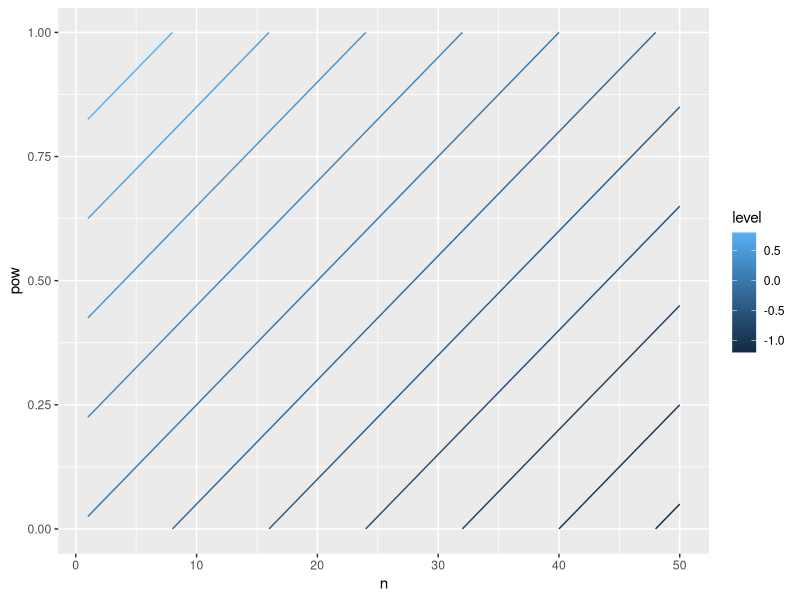
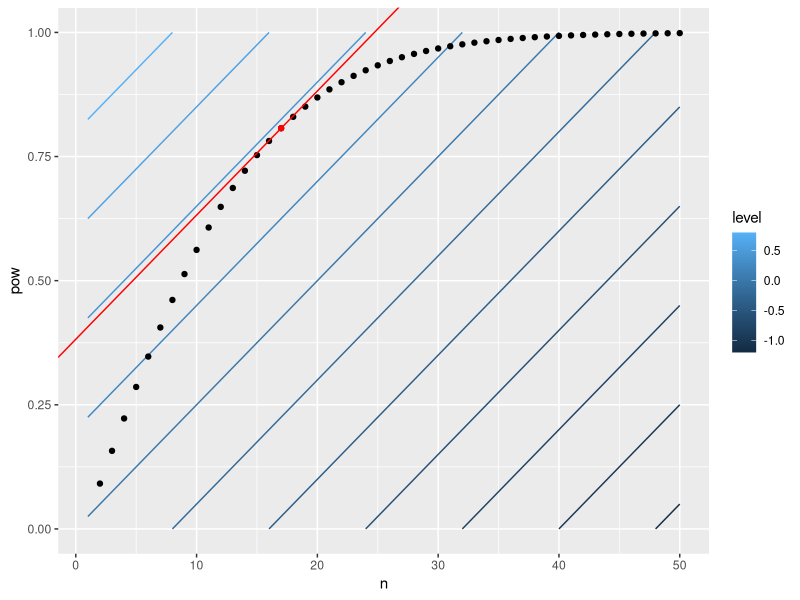
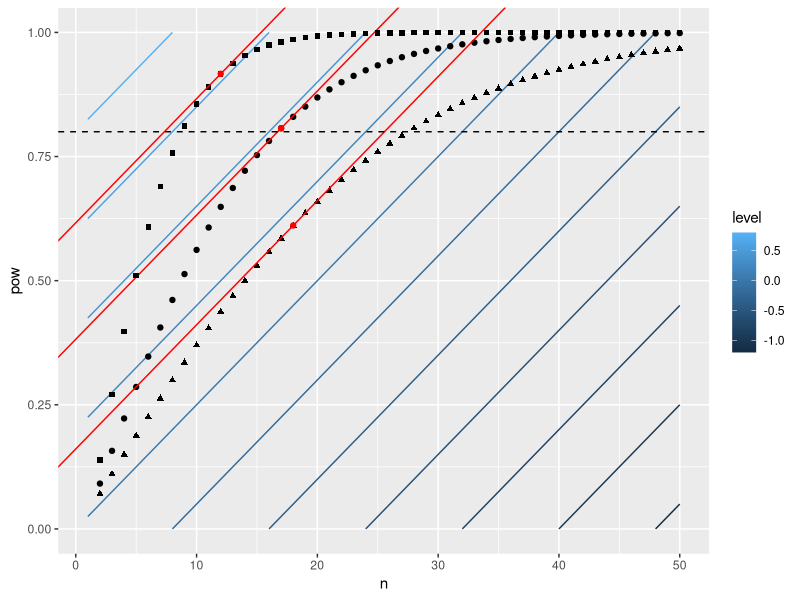
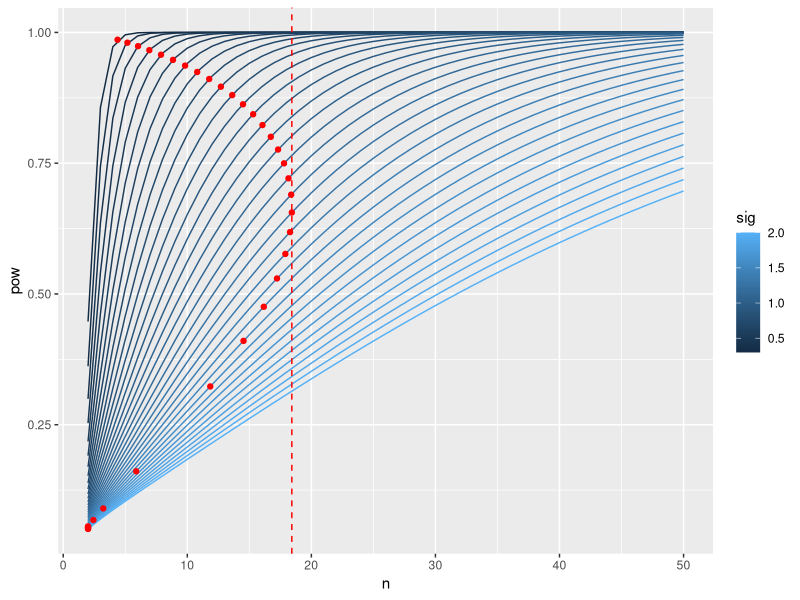
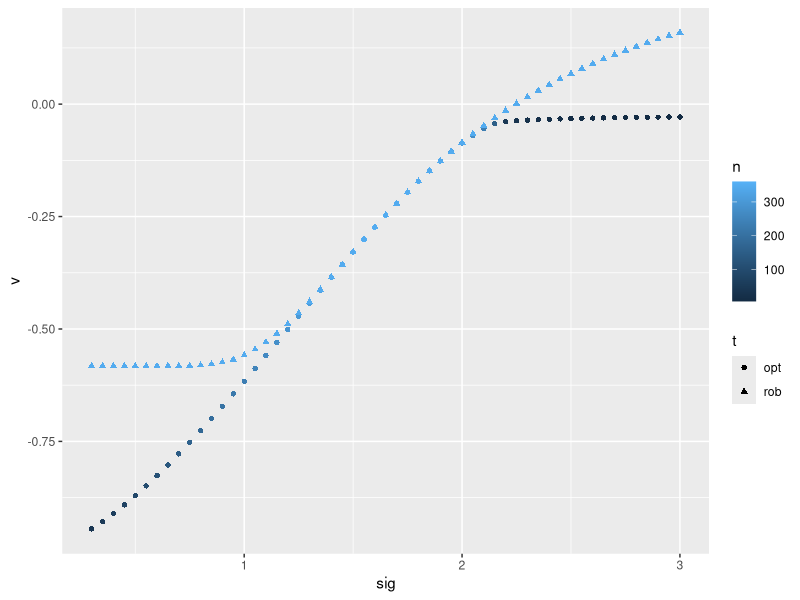
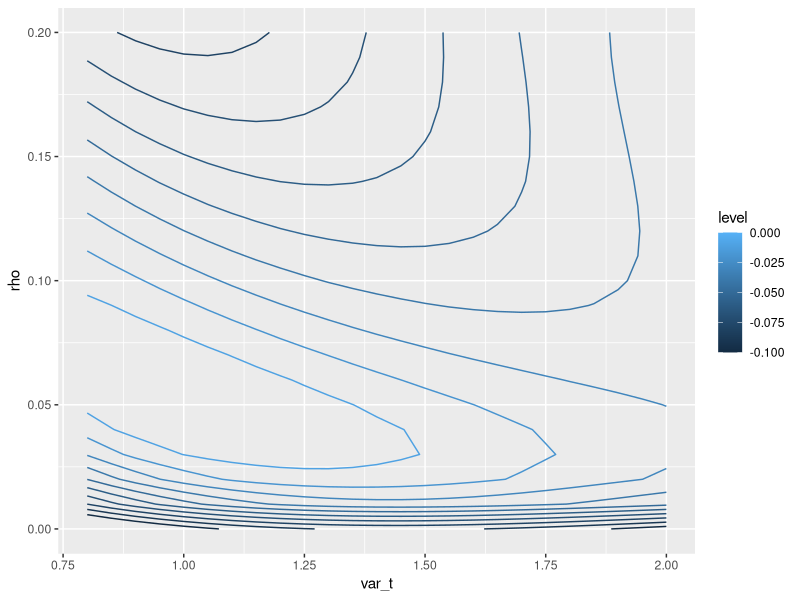
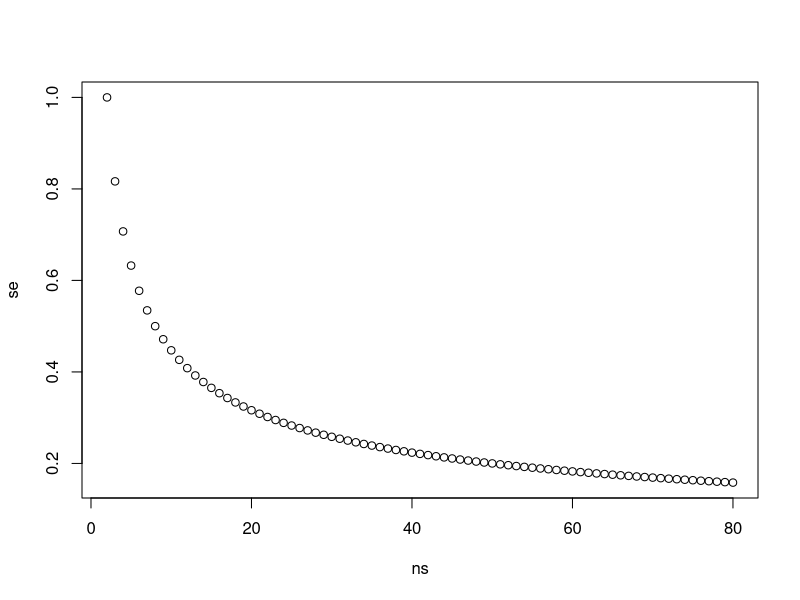
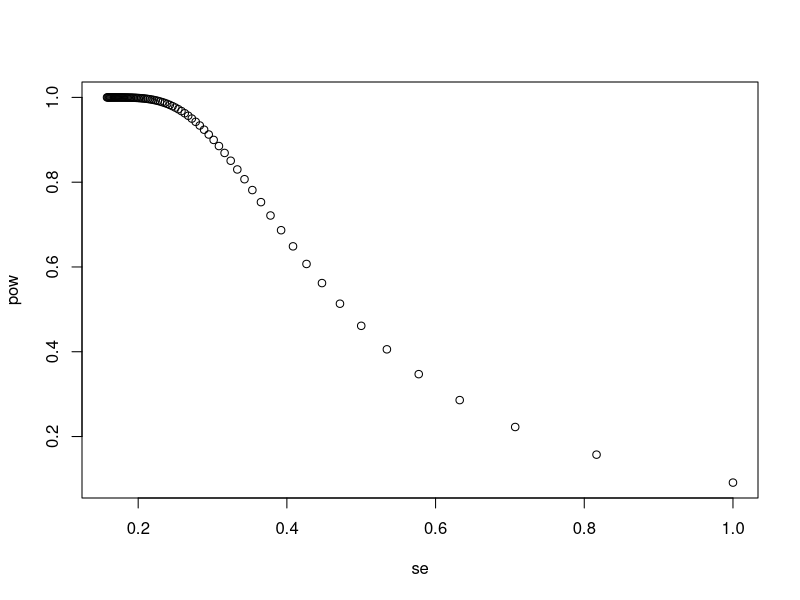

Source code (R) for these figures, in order:
## ---- chunk 1
knitr::opts_chunk$set(echo = TRUE)
require(numDeriv)
## ---- chunk 2
value <- function(x)
{
  n <- x[1]; pow <- x[2]
  a <- 2
  #(1 - exp(-a*pow))/a - lambda*n
  pow - lambda*n
}
## ---- chunk 3
library(ggplot2)

lambda <- 0.025
df <- expand.grid(n=1:50, pow=seq(0,1,0.01))
df$v <- apply(df, 1, value)

ggplot(df, aes(n, pow, z=v, colour=..level..)) + geom_contour()
## ---- chunk 4

df2 <- expand.grid(n=2:50, pow=1)
df2$pow <- sapply(df2$n, function(n) power.t.test(n=n, delta=1)$power)
df2$v <- apply(df2, 1, value)

opt <- df2[which.max(df2$v),]

ggplot(df, aes(n, pow)) + geom_contour(aes(z=v, colour=..level..)) +
  geom_point(data=df2) + geom_point(data=opt, colour="red") +
  geom_abline(slope=lambda, intercept = opt$p - lambda*opt$n, colour="red")
## ---- chunk 5
df3 <- expand.grid(n=2:50, pow=1)
df3$pow <- sapply(df3$n, function(n) power.t.test(n=n, delta=1, sd=0.7)$power)
df3$v <- apply(df3, 1, value)
opt3 <- df3[which.max(df3$v),]

df4 <- expand.grid(n=2:50, pow=1)
df4$pow <- sapply(df4$n, function(n) power.t.test(n=n, delta=1, sd=1.3)$power)
df4$v <- apply(df4, 1, value)
opt4 <- df4[which.max(df4$v),]

ggplot(df, aes(n, pow)) + geom_contour(aes(z=v, colour=..level..)) +
  geom_point(data=df2) + geom_point(data=opt, colour="red") +
  geom_abline(slope=lambda, intercept = opt$p - lambda*opt$n, colour="red") +
  
  geom_point(data=df3, shape=15) + geom_point(data=opt3, colour="red") +
  geom_abline(slope=lambda, intercept = opt3$p - lambda*opt3$n, colour="red") +
  
  geom_point(data=df4, shape=17) + geom_point(data=opt4, colour="red") +
  geom_abline(slope=lambda, intercept = opt4$p - lambda*opt4$n, colour="red") +
  
  geom_hline(yintercept = 0.8, linetype=2)

cbind(rbind(opt3, opt, opt4), sd=c(0.7, 1, 1.3))
## ---- chunk 6
df <- expand.grid(n=2:50, sig=seq(0.3,2,0.05))
df$pow <- apply(df, 1, function(x) power.t.test(n=x[1], delta=1, sd=x[2])$power)
df$v <- df$pow - lambda*df$n

f <- function(n, sig)
{
  pow <- power.t.test(n=n, delta=1, sd=sig)$power
  -(pow - lambda*n)
}

opt <- data.frame(sig=seq(0.3,2,0.05), n=1)
opt$n <- sapply(opt$sig, function(x) optim(10, f, method="Brent", lower=2, upper=50, sig=x)$par)
opt$pow <- apply(opt, 1, function(x) power.t.test(n=x[2], delta=1, sd=x[1])$power)

ggplot(df, aes(n, pow, colour=sig, group=as.factor(sig))) + geom_line() +
  geom_point(data=opt, colour="red") +
  geom_vline(xintercept = max(opt$n), linetype=2, colour="red")

opt[which.max(opt$n),]
## ---- chunk 7
lambda <- grad(function(n) power.t.test(n=n, delta=0.3, sd=1)$power, 235)

f <- function(n, sig)
{
  pow <- power.t.test(n=n, delta=0.3, sd=sig)$power
  -(pow - lambda*n)
}

opt <- data.frame(n= 22, sig=seq(0.3,3,0.05))

opt$n <- sapply(opt$sig, function(x) optim(10, f, method="Brent", lower=2, upper=500, sig=x)$par)
opt$v <- apply(opt, 1, function(x) f(x[1],x[2]))

rob <- data.frame(n= 345, sig=seq(0.3,3,0.05))
rob$v <- apply(rob, 1, function(x) f(x[1], x[2]))

sum(rob$v - opt$v)

opt$t <- "opt"
rob$t <- "rob"

df <- rbind(opt, rob)

ggplot(df, aes(sig, v, colour=n, shape=t)) + geom_point()

interim <- 10
tru_sig <- 2
sig_est <- rchisq(1000, interim-1)*tru_sig/(interim-1)
n_est <- sapply(sig_est, function(x) optim(10, f, method="Brent", lower=2, upper=50, sig=x)$par)
ssr <- data.frame(n=n_est, sig=rep(tru_sig, 1000))
ssr$v <- apply(ssr, 1, function(x) f(x[1], x[2]))

df[df$sig==tru_sig,]
## ---- chunk 8
clus_pow <- function(x, var_t, rho)
{
  k <- x[1]; n <- x[2]; m <- n/k
  clus_var <- var_t*rho + (var_t - var_t*rho)/m
  power.t.test(n=k, delta=0.3, sd=sqrt(clus_var))$power
}

clus_pow(c(25, 450), 1, 0.05)
lambda <- grad(clus_pow, c(25, 450), var_t=1, rho=0.05)


f <- function(x, var_t, rho)
{
  pow <- clus_pow(x, var_t, rho)
  -(pow - sum(lambda*x))
}

opt <- expand.grid(var_t=seq(0.8, 2, 0.05), rho=seq(0,0.2,0.01))
opt <- cbind(opt, t(apply(opt, 1, function(x) optim(c(10,10), fn=f, lower=c(2,2), upper=c(50,1000), var_t=x[1], rho=x[2])$par)))
names(opt)[3:4] <- c("k", "n")
opt$v <- apply(opt, 1, function(x) f(x[3:4],x[1],x[2]))

rob <- opt
rob$k <- 25
rob$n <- 450
rob$v <- apply(rob, 1, function(x) f(x[3:4],x[1],x[2]))

rob$d <- opt$v - rob$v

ggplot(rob, aes(var_t, rho, z=d, colour=..level..)) + geom_contour(breaks=seq(0,-0.1,-0.01))

sum(rob$v - opt$v)
## ---- chunk 9

## ---- chunk 10
ns <- 2:80
pow <- sapply(ns, function(x) power.t.test(n=x, delta=1)$power)
se <- sqrt(2*1/ns)

plot(ns, se)
plot(se, pow)
## ---- chunk 11
library(numDeriv)

get_power <- function(k, sd)
{
  if(k <= 1){
    return(0)
  } else {
    d <- 1
    # Use the large-sample normal approximation
    p <- 1-pnorm(qnorm(0.975)*sqrt((2*sd^2)/k), d, sqrt((2*sd^2)/k))
    return(p)
  }
}

# Guess of the sd of cluster means is ~ 1.9
get_power(57, 1.9)
# Infer the value function parameter based on our original choice
lambda <- grad(get_power, 57, sd=1.9)

get_value <- function(k, sd)
{
  pow <- get_power(k, sd)
  return(-(pow - lambda*k))
}

get_k <- function(sd)
{
  # Find the k such that value is maximised
  sd <- sd[[1]]
  o <- optim(1, get_value, lower=c(0), upper=c(100), sd=sd, method="Brent")
  return(c(o$par, o$value))
}

get_k_SSR <- function(sd)
{
  # For comparison, show the k needed to get 80% power
  k <- 2*(qnorm(1-0.025) + qnorm(0.8))^2 * (sd^2/1)
  return(c(k, get_value(k, sd)))
}


df <- data.frame(sd=seq(0.1,4,0.05))
df <- cbind(df, t(sapply(df$sd, get_k)))
names(df)[2:3] <- c("k", "v")
df <- cbind(df, t(sapply(df$sd, get_k_SSR)))
names(df)[4:5] <- c("k_SSR", "v_SSR")
df$pow <- sapply(1:nrow(df), function(i, df) get_power(df[i,2], df[i,1]), df=df)

ggplot(df, aes(sd, k)) + geom_line() +
  geom_vline(xintercept = 1.9, linetype=2) +
  geom_line(data=df, aes(sd,k_SSR), colour="darkred")
## ---- chunk 12
# Robust sample size
k_rob <- max(df$k)
df_rob <- data.frame(sd = df$sd)
df_rob$pow <- sapply(df_rob, get_power, k=k_rob)


# Simulate SSR
sim_SSR <- function(sd)
{
  k <- 29; m <- 4
  c_means <- rnorm(2*k, 0, sd)
  sd_est <- sd(c_means)
  new_k <- max(57, get_k_SSR(sd_est)[1])
  return(new_k)
}

batch_SSR <- function(sd)
{
  ks <- replicate(1000, sim_SSR(sd))
  pows <- sapply(ks, get_power, sd=sd)
  return(c(as.numeric(quantile(ks, c(0.01,0.1,0.5,0.9,0.99))), as.numeric(quantile(pows, c(0.01,0.1,0.5,0.9,0.99)))))
}

df_SSR <- data.frame(sd = df$sd)
df_SSR <- cbind(df_SSR, t(sapply(df_SSR$sd, batch_SSR)))
names(df_SSR)[2:6] <- c("kq01", "kq10", "kq50", "kq90", "kq99")
names(df_SSR)[7:11] <- c("pq01", "pq10", "pq50", "pq90", "pq99")

# Plot sample sizes
ggplot(df_SSR, aes(sd, kq50)) + geom_line(colour="darkred") +
  geom_ribbon(aes(ymin = kq10, ymax = kq90), alpha=0.2, fill="darkred") + 
  geom_ribbon(aes(ymin = kq01, ymax = kq99), alpha=0.2, fill="darkred") +
  geom_hline(yintercept = k_rob, colour="darkgreen") +
  ylim(c(0,400))

# Plot powers
ggplot(df_SSR, aes(sd, pq50)) + geom_line(colour="darkred") +
  geom_ribbon(aes(ymin = pq10, ymax = pq90), alpha=0.2, fill="darkred") + 
  geom_ribbon(aes(ymin = pq01, ymax = pq99), alpha=0.2, fill="darkred") +
  geom_line(data=df_rob, aes(sd, pow), colour="darkgreen") +
  ylim(c(0,1))
## ---- chunk 13
get_power <- function(k, sd, d)
{
  if(k <= 1){
    return(0)
  } else {
    # Use the large-sample normal approximation
    p <- 1-pnorm(qnorm(0.975)*sqrt((2*sd^2)/k), d, sqrt((2*sd^2)/k))
    return(p)
  }
}

get_power(57, 1.9, 1)
grad(get_power, 57, sd=1.9, d=1)
lambda <- grad(get_power, 57, sd=1.9, d=1)#0.85)

get_value <- function(k, sd, d)
{
  pow <- get_power(k, sd=sd, d=d)
  return(-(pow - lambda*k))
}

get_k <- function(sd, d)
{
  o <- optim(1, get_value, lower=c(0), upper=c(200), sd=sd, d=d, method="Brent")
  return(c(o$par, o$value))
}

df <- data.frame(sd=seq(0.1,4,0.05))
df <- cbind(df, t(sapply(df$sd, get_k, d=2)))
names(df)[2:3] <- c("k", "v")

ggplot(df, aes(sd, k)) + geom_line()
max(df$k)

## ---- chunk 14
get_power <- function(x, sd)
{
  k <- x[1]; alpha <- x[2]; d <- 0.3
  if(k <= 1){
    return(0)
  } else {
    # Use the large-sample normal approximation
    p <- 1-pnorm(qnorm(1-alpha)*sqrt((2*sd^2)/k), d, sqrt((2*sd^2)/k))
    return(p)
  }
}

get_power(c(235, 0.025), 1)
lambda <- grad(get_power, c(235, 0.025), sd=1)

get_value <- function(x, sd)
{
  k <- x[1]; alpha <- x[2]; d <- 1
  if(k < 2 | k > 800 | alpha <=0 | alpha >=1) return(10000)
  pow <- get_power(c(k, alpha), sd=sd)
  return(-(pow - lambda[1]*k - lambda[2]*alpha))
}

get_design <- function(sd, starting=c(95.5,0.025))
{
  o <- optim(starting, get_value, sd=sd)
  return(c(o$par, o$value))
}


sds <- seq(0.1,3,0.02)
df <- NULL
df <- rbind(df, c(sds[1], get_design(sds[1])))
for(i in 2:length(sds)){
  df <- rbind(df, c(sds[i], get_design(sds[i], starting = df[i-1,2:3])))
}
df <- as.data.frame(df)
names(df) <- c("sd", "k", "a", "v")
df$p <- apply(df[,1:3], 1, function(x) get_power(x[2:3], sd=x[1]))
df$c <- apply(df, 1, function(x) sqrt(2*x[1]^2/x[2])*qnorm(1-x[3]))

ggplot(df, aes(k, a, colour=sd)) + geom_point() 

# Get value of fixed design
rob <- data.frame(sd=sds, k=235, a=0.025)
rob$v <- apply(rob, 1, function(x) get_value(x[2:3], x[1]))

df2 <- rbind(rob, df[,c("sd", "k", "a", "v")])

ggplot(df2, aes(sd, v, colour=k)) + geom_point()

# Get vakue of optimal design with constrained alpha

get_value2 <- function(x, sd)
{
  k <- x[1]; d <- 1; alpha <- 0.025
  pow <- get_power(c(k, alpha), sd=sd)
  return(-(pow - lambda[1]*k - lambda[2]*alpha))
}

get_design2 <- function(sd, starting=c(95.5))
{
  o <- optim(starting, get_value2, sd=sd, method="Brent", lower = 2, upper = 800)
  return(c(o$par, o$value))
}

df3 <- data.frame(sd=df$sd)
df3 <- cbind(df3, t(sapply(df3$sd, get_design2)))
names(df3)[2:3] <- c("k", "v")
df3$a <- 0.025

df2 <- rbind(df2, df3[,c(1,2,4,3)])
df2$t <- c(rep("rob", 146), rep("opt", 146), rep("opt2", 146))

ggplot(df2, aes(sd, v, colour=k, shape=t)) + geom_point()
## ---- chunk 15
# see chapter 9, D.Collet Modelling survival data in medical research
s_bar <- function(x, med1, med2)
{
  # Assuming exponential models with medians med1 and med2,
  # so S(x) = exp(-ln(2)x/med)
  (exp( -(log(2)/med1)*x ) + exp( -(log(2)/med2)*x ))/2
}
  
get_beta <- function(x, med1)
{
  # med1 - median survival control
  # x - (accrual time period, total trial time)
  # a - accrual time period
  # f - follow-up time period
  a <- x[[1]]; f <- x[[2]] - x[[1]]
  dif <- 2
  med2 <- med1 + dif
  m <- 10.3 # monthly accrual rate
  theta <- log(med1/med2) # log harzard ratio
  
  # Expected sample size
  n <- m*a
  # Probability of an event
  prob_d <- 1 - (s_bar(f, med1, med2) + 4*s_bar(0.5*a + f, med1, med2) + s_bar(a + f, med1, med2))/6
  # Expected number of events
  d <- n*prob_d
  # Power
  pow <- pnorm( -theta*sqrt(d)/2 - qnorm(0.975) )
  return(1-pow)
}

get_beta(c(23,48), 4.5)
w <- grad(get_beta, c(23,48), med1=4.5)
## ---- chunk 16

get_value <- function(x, med1)
{
  if(x[1] < 1 | x[1] > 100 | x[2] < 1 | x[2] > 100) return(100000)
  beta <- get_beta(x, med1)
  return(beta - sum(w*x))
}

get_design <- function(med1)
{
  o <- optim(c(5,5), get_value, med1=med1)
  return(c(o$par, o$value))
}

df <- data.frame(med1=seq(2, 10, 0.05))
df <- cbind(df, t(sapply(df$med1, get_design)))
names(df)[2:4] <- c("a", "t", "v")

ggplot(df, aes(a, t, colour=med1)) + geom_point() 
## ---- chunk 17
# Fixed t, total time for study (i.e. accrual time + follow-up time)
obj_func_fixed_t <- function(a, t, med1)
{
  x <- c(a, t)
  beta <- get_beta(x, med1=med1)
  return(beta - sum(w*x))
}

eval_p_fixed_t <- function(med1, t)
{
  # Find accrual time a that maximises value for known med1
  opt <- optim(par=3, fn=obj_func_fixed_t, t=t, med1=med1,
               lower = 2, upper = t, method="Brent")
  return(-opt$par)
}

opt_fixed_t <- function(t)
{
  # Search over med1 to find the largest a possibly required
  opt <- optim(par=5, fn=eval_p_fixed_t, t=t, lower = 1, upper = 100, method="L")
  return(-opt$value)
}

# For example, 
opt_fixed_t(36)
## ---- chunk 18
# Fixed a, accrual time
obj_func_fixed_a <- function(t, a, med1)
{
  x <- c(a, t)
  beta <- get_beta(x, med1=med1)
  return(beta - sum(w*x))
}

eval_p_fixed_a <- function(med1, a)
{
  opt <- optim(par=10, fn=obj_func_fixed_a, a=a, med1=med1,
               lower = 3, upper = 100, method="Brent")
  return(-opt$par)
}

opt_fixed_a <- function(a)
{
  opt <- optim(par=5, fn=eval_p_fixed_a, a=a, lower = 1, upper = 100, method="L")
  return(-opt$value)
}

# For example,
opt_fixed_a(24)
## ---- chunk 19
ts <- 3:75
t_o <- sapply(ts, opt_fixed_t)

as <- 3:75
a_o <- sapply(as, opt_fixed_a)

df <- data.frame(t=ts, t_o=t_o, a=as, a_o=a_o)

ggplot() + geom_point(data=df, aes(t, t_o, colour="t_fix")) + geom_point(data=df, aes(a_o, a, colour="a_fix"))
## ---- chunk 20
t1 <- runif(1,3,100); a1 <- runif(1,3,100)
converged <- FALSE
iter <- 1
print(c(a1,t1))
while(!converged & iter < 100){
  t2 <- opt_fixed_a(a1)
  a2 <- opt_fixed_t(t2)
  print(c(a2, t2))
  if(dist(rbind(c(t1,a1),c(t2,a2))) < 0.00001) converged <- TRUE
  t1 <- t2; a1 <- a2
}
## ---- chunk 21
lambda <- 0.005
df <- expand.grid(n=2:500, sig=seq(1,5,0.1))
df$pow <- apply(df, 1, function(x) power.t.test(n=x[1], delta=1, sd=x[2])$power)
df$v <- df$pow - lambda*df$n

f <- function(n, sig)
{
  pow <- power.t.test(n=n, delta=1, sd=sig)$power
  -(pow - lambda*(n + 32))
}

opt <- data.frame(sig=seq(1,5,0.1), n=1)
opt$n <- sapply(opt$sig, function(x) optim(10, f, method="Brent", lower=2, upper=500, sig=x)$par)
opt$pow <- apply(opt, 1, function(x) power.t.test(n=x[2], delta=1, sd=x[1])$power)
opt$value <- opt$pow - 0.005*(opt$n + 32)

ggplot(df, aes(n, pow, colour=sig, group=as.factor(sig))) + geom_line() +
  geom_point(data=opt, colour="red") +
  geom_vline(xintercept = max(opt$n), linetype=2, colour="red")

opt[which.max(opt$n),]
df0 <- opt
## ---- chunk 22
df2 <- data.frame(sig=seq(1,4,0.1))
df2$pow <- sapply(df2$sig, function(x) power.t.test(n=88, delta=1, sd=x)$power)
ggplot(df2, aes(sig, pow)) + geom_point()
## ---- chunk 23
ggplot(df0, aes(sig, n)) + geom_line() + 
  geom_line(data=df0, aes(sig, 100*value), colour="darkgreen") +
  geom_vline(xintercept = 2.98, linetype =2)
## ---- chunk 24
get_value <- function(n_p, sig)
{
  alpha <- 0.5; n <- 88
  c <- qchisq(alpha, n_p-1)*2.98^2/(n_p-1)
  pilot_pow <- pchisq(c*(n_p-1)/sig^2, n_p-1)
  main_pow <- power.t.test(n=n, delta=1, sd=sig)$power
  # Return both the pilot value, and the value of not doing a pilot at all
  c(-(pilot_pow*main_pow - lambda*(n_p/2+pilot_pow*(n+32))), main_pow - lambda*(n+32))
}

df3 <- data.frame(sig=seq(1,6,0.1))
df3$n <- sapply(df3$sig, function(x) optim(30, function(y, x) get_value(y, x)[1], x=x,
                                           lower = 2, upper = 200, method="Brent")$par)
ggplot(df3, aes(sig, n)) + geom_line()
## ---- chunk 25
df4 <- expand.grid(sig=seq(1,6,0.1))
df4 <- cbind(df4, t(sapply(df4$sig, function(x, n_p) get_value(n_p, x), n_p = max(df3$n))))
names(df4)[2:3] <- c("v", "v2")

ggplot(df4, aes(sig, -v)) + geom_line() +
  geom_line(data=df4, aes(sig, -(v+v2)), linetype=3) +
  geom_vline(xintercept = 2.98, linetype =2)
## ---- chunk 26
get_value2 <- function(n, sig)
{
  alpha <- 0.5; n_p <- 12
  c <- qchisq(alpha, n_p-1)*2.98^2/(n_p-1)
  pilot_pow <- pchisq(c*(n_p-1)/sig^2, n_p-1)
  main_pow <- power.t.test(n=n, delta=1, sd=sig)$power
  # Return both the pilot value, and the value of not doing a pilot at all
  c(-(pilot_pow*main_pow - lambda*(n_p/2+pilot_pow*(n+32))), -(main_pow - lambda*(n+32)))
}

df5 <- data.frame(sig=seq(1,6,0.1))
df5$n <- sapply(df5$sig, function(x) optim(30, function(y, x) get_value2(y, x)[1], x=x,
                                           lower = 2, upper = 200, method="Brent")$par)
ggplot(df5, aes(sig, n)) + geom_line()
